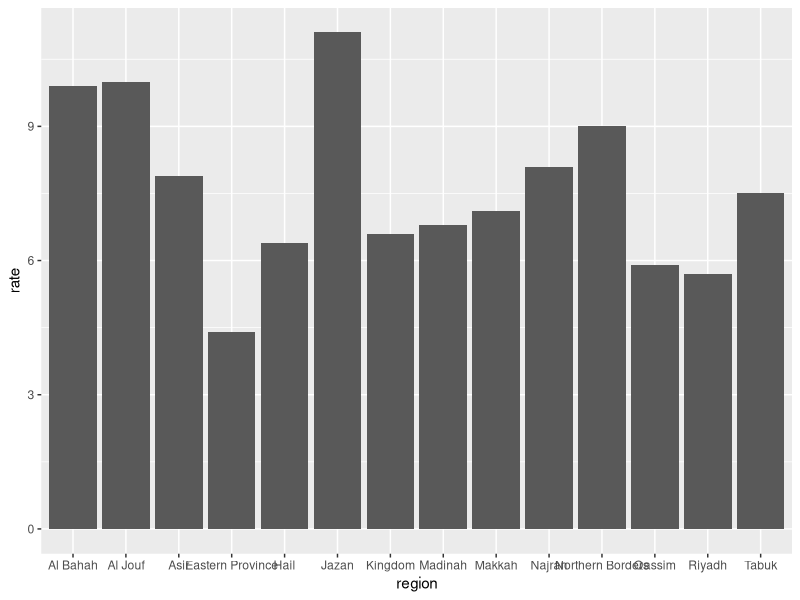

Recreate this plot in R.
## ---- chunk 1
#| include: false
library(tidyverse)
latest <- read_csv("unemployment.csv") |>
  filter(date == max(date))
## ---- chunk 2
#| fig-width: 8
#| fig-height: 5.5
ggplot(latest, aes(region, rate)) +
  geom_col()
